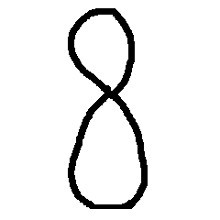
#> input picture lenet-5/num8.jpg, 220 x 220 px, found by its file name
$ python test.py
#> lines starting #> are read from the running program, lines starting #| are printed output that depends on the picture
### lenet-5/lenet5.py
#!/usr/bin/env python
#coding:utf-8
import cv2
import numpy as np
import math
def imgRead():
    '''
     #我现在 已经读取了一个image，并将其转化为灰度图
    :return: 32*32数组
    '''
    img = cv2.imread('D:/num8.jpg')
#> img is the input picture: shape (220, 220, 3); min 0, max 255, mean 237
    img = cv2.cvtColor(img,cv2.COLOR_BGR2GRAY)
#> img: shape (220, 220)
    img = cv2.resize(img,(32,32),interpolation=cv2.INTER_CUBIC)
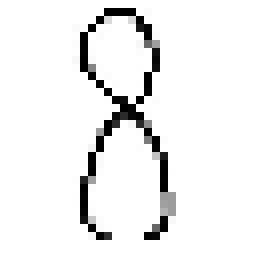
#> img: shape (32, 32) (shown 8 times larger); min 0, max 255, mean 237.9
#    cv2.imshow("img",img)
#    cv2.waitKey(0)
    if (img.all() == None):
        print("error")
    img = np.array(img)
#    print(img.shape)
    return img

def generateBias(biasSize):
    bias = np.random.random([biasSize,biasSize])
    return bias

def generateKernel(kernelNum):
    '''
    #产生卷积核，卷积核的大小5*5，共有kernelNum个
    :return: 返回值为(kernelNum,5,5)的tensor
    '''
#> called with kernelNum = 6
    kernel = []
    for i in range(kernelNum):
        kernel.append(np.random.randint(0,1,(5,5)))
 #   print(kernel)
    return kernel


def convFunction(img,kernel,layerNum,imgSize,kernelSize,stride):
    '''
    #实现卷积功能
    :param img: 输入图像数组
    :param kernel: 卷积核张量
    :param layerNum: 第layerNum个卷积核，定位卷积核
    :param imgSize: 输入图像数组的大小
    :param kernelSize: 卷积核的大小
    :param stride: 步长
    :return: 卷积后的二维数组
    '''
    kernel = kernel[layerNum]
    img = img
    outSize = int((imgSize-kernelSize+1)/stride)                   #输出的大小
    bias = generateBias(outSize)
    convOutput = np.zeros([outSize,outSize])
    for i in range(outSize):
        for j in range(outSize):
            for m in range(kernelSize):
                for n in range(kernelSize):
                    convOutput[i][j]= convOutput[i][j] + (kernel[m][n]*img[i+m][j+n] + bias[i][j])/(kernelSize*kernelSize)
    return convOutput

def sigmoid(input,layerNum):
    '''
    sigmoid函数，现在仅限于求方阵,权重这里是随机的
    :param input: 输入三维张量[,,]
    :param layerNum:特征图第layerNum层数
    :return: 激活后的结果
    '''
    inputSize = np.array(input).shape[1]
    weights = np.random.random([inputSize,inputSize])
    output = np.zeros([inputSize,inputSize])
    for i in range(inputSize):
        for j in range(inputSize):
            strength = input[layerNum][i][j]*weights[i][j]
            output[i][j] = (1 / (1 + math.exp(-strength)))
    return output

def poolingFunction(inputArray,layerNum,inputSize,poolingSize):
    '''
    最大pooling函数
    :param inputArray: 输入的数组
    :param layerNum: 第layerNum层
    :param inputSize: 输入的大小
    :param poolingSize: pooling的大小
    :return: 经过pool之后的值
    '''
    imgC1 = inputArray[layerNum]
#    imgC1 = inputArray            #for easy test
    outputSize = int(inputSize/poolingSize)
    poolingOutput = np.zeros([outputSize,outputSize])
    maxTemp = 0
    for i in range(outputSize):
        for j in range(outputSize):
            for m in range(poolingSize):
                for n in range(poolingSize):
                    if (maxTemp < imgC1[2*i+m][2*j+n]):
                        maxTemp = imgC1[2*i+m][2*j+n]
                    poolingOutput[i][j] = maxTemp
    return poolingOutput

def convLayer1():
    '''
    调用卷积函数，实现卷积功能,并经过sigmoid激活函数
    :return: （6,28,28）tensor
    '''
    img1 = imgRead()
    kernel1 = generateKernel(6)
    imgSize1 = 32
    kernelSize1 = 5
    stride1 = 1
    convOutput1 = []
    convOutput = []
    for i in range(6):
        convOutput1.append(convFunction(img1,kernel1,i,imgSize1,kernelSize1,stride1))
#> after the loop, convOutput1 = 6 items
    for i in range(6):
        convOutput.append(sigmoid(convOutput1,i))
#> after the loop, convOutput = 6 items
    return convOutput

def sLayer2():
    '''
    输出6张特征图，大小为[14,14]
    :return: 三维的tensor[6,14,14]
    '''
    inputArray = convLayer1()
#> inputArray = 6 items
    outputS2 = []
    for i in range(6):
        outputS2.append(poolingFunction(inputArray,i,28,2))
#> this loop made 6 passes
#> pass 1, in poolingFunction, `imgC1 = inputArray[layerNum]`:
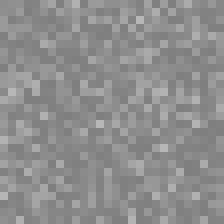
#> imgC1: shape (28, 28) float64 (shown 8 times larger); min 0.5, max 0.719, mean 0.56
#> pass 2, in poolingFunction (call 2), `imgC1 = inputArray[layerNum]`:
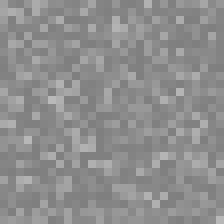
#> imgC1: shape (28, 28) float64 (shown 8 times larger); min 0.5, max 0.729, mean 0.56
#> pass 3, in poolingFunction (call 3), `imgC1 = inputArray[layerNum]`:
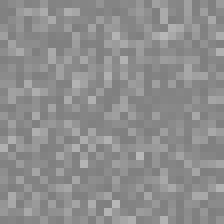
#> imgC1: shape (28, 28) float64 (shown 8 times larger); min 0.5, max 0.724, mean 0.559
#> after the loop, outputS2 = 6 items
    return outputS2

def convLayer3():
    '''
    C3层，测试 successful
    :return:产生[16,10,10]张量
    '''
    outputImg1 = np.zeros([16,10,10])
    outputImg = []
    temp = []
    img = sLayer2()
#> img = 6 items
    kernel3 = generateKernel(96)
    for i in range(16):
        for j in range(6):
            temp.append(convFunction(img[j],kernel3,i*6+j,14,5,1))  #[16*6,10,10]
#> after the loop, temp = 96 items
    for i in range(16):
        for j in range(6):
            for m in range(10):
                for n in range(10):
                    outputImg1[i][m][n] += temp[6*i+j][m][n]
    for i in range(16):
        outputImg.append(sigmoid(outputImg1, i))
#> after the loop, outputImg = 16 items
    return outputImg

def sLayer4():
    '''
    输入是[16,10,10]张量      successful
    :return: [16,5,5]张量
    '''
    inputArray = convLayer3()
#> inputArray = 16 items
    outputS4 = []
    for i in range(16):
        outputS4.append(poolingFunction(inputArray,i,10,2))
#> after the loop, outputS4 = 16 items
    return outputS4

def convLayer5():
    '''
    C5层，输入的是[16,5,5]张量   测试successful
    :return:产生[120,1,1]张量
    '''
    outputImg1 = np.zeros([120,1,1])
    outputImg = []
    temp = []
    img = sLayer4()
#> img = 16 items
    kernel3 = generateKernel(120)
    for i in range(120):
        for j in range(16):
            temp.append(convFunction(img[j],kernel3,i,5,5,1))  #[120*16,1,1]
#> after the loop, temp = 1920 items, first 6: [0.0157], [0.541], [0.246], [0.591], [0.707], [0.323]
    for i in range(120):
        for j in range(16):
                    outputImg1[i][0][0] += temp[j*16+i][0][0]
#> after the loop, outputImg1 = 120 values, max 10.6 at index 58, min 5.18 at index 11, mean 7.76
    for i in range(120):
        outputImg.append(sigmoid(outputImg1, i))
#> after the loop, outputImg = 120 items, first 6: [0.999], [0.596], [0.789], [0.984], [0.977], [0.925]
    return outputImg

def fullConnect6():

    weights = np.random.random([84*120,1,1])
    bias = np.random.random([84,1,1])
    img = convLayer5()
#> img has the same summary as outputImg in convLayer5
    result = []
    outputImg1 = np.zeros([84,1,1])
    outputImg = []
    for i in range(84):
        for j in range(120):
            result.append(convFunction(img[j],weights,i,1,1,1))
#> this loop made 84 passes
    for i in range(84):
        for j in range(120):
                    outputImg1[i][0][0] += result[i*120+j][0][0]
    outputImg1 = np.array(outputImg1) + bias
    for i in range(84):
        outputImg.append(sigmoid(outputImg1, i))
    print(np.array(outputImg).shape)
#| (84, 1, 1)
    return outputImg

### lenet-5/test.py
from lenet5 import *


print(fullConnect6())
def testPoolingOutput():
    '''
    测试pooling层and s2层，successful
    :return:
    '''
    outPutc1 = convLayer1()
    print(outPutc1[1])
    print("********************************************************")
    # input = [[1,2,3,4],[1,2,3,4],[6,7,8,9],[3,4,5,3]]
    # print(poolingFunction(input,1,4,2))
    print(poolingFunction(outPutc1,1,28,2))
    print("********************************************************")
    print(sLayer2())

def testConvLayer1():
    '''
    #测试卷积层1
    :return:
    '''
    print(convLayer1())

def testConvFunction():
    '''
    #测试卷积函数
    :return:
    '''
    test_img = imgRead()
    test_kernel = generateKernel()
    test_out = convFunction(test_img,test_kernel,1,32,5,1)
    print(test_img)
    print(test_out)
    print(np.array(test_out).shape)

def testConvFunction1():
    '''
    #用简单地输入，已知结果的输入来测试卷积函数，successful
    :return:
    '''
    test_img = [[1,1,1],[1,1,1],[2,1,1]]
    test_kernel = [[1,1],[1,0]]
    test_out = np.array(convFunction(test_img,test_kernel,1,3,2,1))
    print(test_out)
    print(np.array(test_out).shape)
